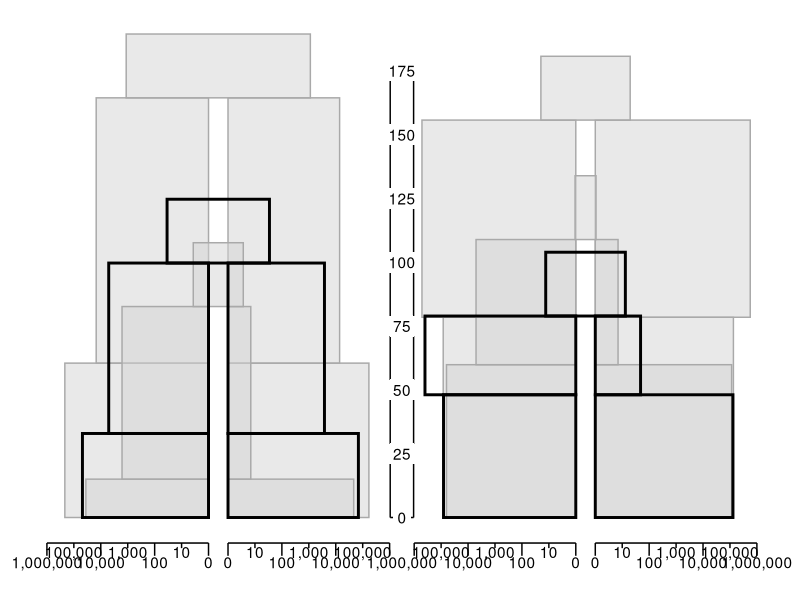
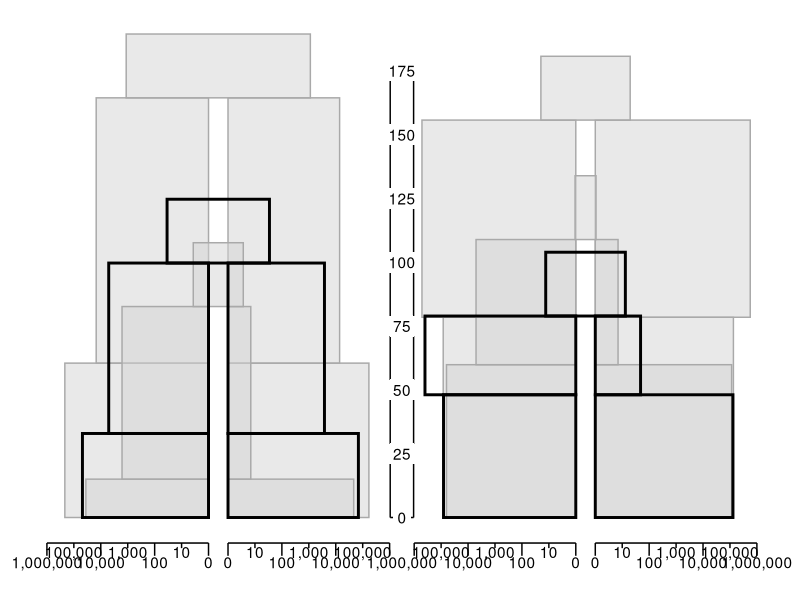

These figures' R source, in order:
# Loading in required libraries
library(tidyverse)

# Setting up matrix for data and reading in table1
data <- matrix(ncol=6,nrow=11)

# Skipping first header row
temp <- readLines("bats_rats_table1.txt")[-1]

# Parsing data out into columns
for (i in 1:11) {
  data[i,c(2,5)] <- gsub(",","",unlist(str_split(temp[(i*2-1)],pattern="\t")))
  data[i,c(1,3,4,6)] <- gsub("\\(|\\)|,","",unlist(str_split(temp[(i*2)],pattern="\t| to ")))  
}

data <- as_tibble(data)
data <- data %>% mutate_all(funs(as.numeric))
data
## A tibble: 11 x 6
#V1       V2         V3        V4        V5        V6
#<dbl>    <dbl>      <dbl>     <dbl>     <dbl>     <dbl>
#  1 35779    47963     216001     63152     81382     83653   
#2 46334    69310     170231    115376    128884    134370   
#3  1627     5071      14816      5052    397530    514415   
#4     7     3809      13906         7        48    566207   
#5    72     6332    6881311         6       905      2066   
#6 15027    32921      60483     59866     48085     78452   
#7 82648    99690     164414    108893     78933    155696   
#8     0.11     0.05       0.6       1.63      2.2       2.36
#9     0.09     0.03       0.76      0.92      1.39      1.5 
#310     0        0.2        0.02      0         0         0.07
#11     0        0.14       0.04      0         0         0.16


# Rows in 'data', from top to bottom
#1 N_North
#2 N_South
#3 N_Ancestral_North
#4 N_Ancestral_South
#5 N_Ancestral_Total
#6 Time_to_change_in_migration_rate_and_pop_size (years)
#7 Time_to_North_South_split (years)
#8 Nm from North to South
#9 Nm from South to North
#10 Nm from Ancestral North to Ancestral South
#11 Nm from Ancestral South to Ancestral North

# Columns in 'data', from left to right
# min_rat, rat, max_rat, min_bat, bat, max_bat

# Getting overall coordinates of plot
max_rat_width <- log(max(data[c(1,3),c(1:3)])) + log(max(data[c(2,4),c(1:3)]))
max_bat_width <- log(max(data[c(1,3),c(4:6)])) + log(max(data[c(2,4),c(4:6)]))
max_species <- max(max_bat_width,max_rat_width)
# Adding in some spacing on the plot for axes/migration arrows etc
additional_plot_space <- min(data[1:5,1:6])-1
# Getting total plot width and midpoint for each species
total_plot_width <- max_species + additional_plot_space
rat_plot_center <- 0-total_plot_width/2
bat_plot_center <- 0+total_plot_width/2

# Creacting the rectangle objects to plot
# xmin xmax ymin ymax for maximum boot
rat_contemp_north_max <- unlist(c((rat_plot_center-additional_plot_space/6-log(data[1,3])),(rat_plot_center-additional_plot_space/6),0,data[6,3]))
bat_contemp_north_max <- unlist(c((bat_plot_center-additional_plot_space/6-log(data[1,6])),(bat_plot_center-additional_plot_space/6),0,data[6,6]))

rat_contemp_south_max <- unlist(c((rat_plot_center+additional_plot_space/6),(log(data[2,3])+rat_plot_center+additional_plot_space/6),0,data[6,3]))
bat_contemp_south_max <- unlist(c((bat_plot_center+additional_plot_space/6),(log(data[2,6])+bat_plot_center+additional_plot_space/6),0,data[6,6]))

rat_anc_north_max <- unlist(c((rat_plot_center-additional_plot_space/6-log(data[3,3])),(rat_plot_center-additional_plot_space/6),data[6,3],data[7,3]))
bat_anc_north_max <- unlist(c((bat_plot_center-additional_plot_space/6-log(data[3,6])),(bat_plot_center-additional_plot_space/6),data[6,6],data[7,6]))

rat_anc_south_max <- unlist(c((rat_plot_center+additional_plot_space/6),(log(data[4,3])+rat_plot_center+additional_plot_space/6),data[6,3],data[7,3]))
bat_anc_south_max <- unlist(c((bat_plot_center+additional_plot_space/6),(log(data[4,6])+bat_plot_center+additional_plot_space/6),data[6,6],data[7,6]))

rat_anc_total_max <- unlist(c((rat_plot_center-(log(data[5,3])/2)),(rat_plot_center+(log(data[5,3])/2)),data[7,3],(data[7,3]+25000)))
bat_anc_total_max <- unlist(c((bat_plot_center-(log(data[5,6])/2)),(bat_plot_center+(log(data[5,6])/2)),data[7,6],(data[7,6]+25000)))

# xmin xmin ymin ymin for minimum boot
rat_contemp_north_min <- unlist(c((rat_plot_center-additional_plot_space/6-log(data[1,1])),(rat_plot_center-additional_plot_space/6),0,data[6,1]))
bat_contemp_north_min <- unlist(c((bat_plot_center-additional_plot_space/6-log(data[1,4])),(bat_plot_center-additional_plot_space/6),0,data[6,4]))

rat_contemp_south_min <- unlist(c((rat_plot_center+additional_plot_space/6),(log(data[2,1])+rat_plot_center+additional_plot_space/6),0,data[6,1]))
bat_contemp_south_min <- unlist(c((bat_plot_center+additional_plot_space/6),(log(data[2,4])+bat_plot_center+additional_plot_space/6),0,data[6,4]))

rat_anc_north_min <- unlist(c((rat_plot_center-additional_plot_space/6-log(data[3,1])),(rat_plot_center-additional_plot_space/6),data[6,1],data[7,1]))
bat_anc_north_min <- unlist(c((bat_plot_center-additional_plot_space/6-log(data[3,4])),(bat_plot_center-additional_plot_space/6),data[6,4],data[7,4]))

rat_anc_south_min <- unlist(c((rat_plot_center+additional_plot_space/6),(log(data[4,1])+rat_plot_center+additional_plot_space/6),data[6,1],data[7,1]))
bat_anc_south_min <- unlist(c((bat_plot_center+additional_plot_space/6),(log(data[4,4])+bat_plot_center+additional_plot_space/6),data[6,4],data[7,4]))

rat_anc_total_min <- unlist(c((rat_plot_center-(log(data[5,1])/2)),(rat_plot_center+(log(data[5,1])/2)),data[7,1],(data[7,1]+25000)))
bat_anc_total_min <- unlist(c((bat_plot_center-(log(data[5,4])/2)),(bat_plot_center+(log(data[5,4])/2)),data[7,4],(data[7,4]+25000)))

# xmin xmin ymin ymin for observed
rat_contemp_north_obs <- unlist(c((rat_plot_center-additional_plot_space/6-log(data[1,2])),(rat_plot_center-additional_plot_space/6),0,data[6,2]))
bat_contemp_north_obs <- unlist(c((bat_plot_center-additional_plot_space/6-log(data[1,5])),(bat_plot_center-additional_plot_space/6),0,data[6,5]))

rat_contemp_south_obs <- unlist(c((rat_plot_center+additional_plot_space/6),(log(data[2,2])+rat_plot_center+additional_plot_space/6),0,data[6,2]))
bat_contemp_south_obs <- unlist(c((bat_plot_center+additional_plot_space/6),(log(data[2,5])+bat_plot_center+additional_plot_space/6),0,data[6,5]))

rat_anc_north_obs <- unlist(c((rat_plot_center-additional_plot_space/6-log(data[3,2])),(rat_plot_center-additional_plot_space/6),data[6,2],data[7,2]))
bat_anc_north_obs <- unlist(c((bat_plot_center-additional_plot_space/6-log(data[3,5])),(bat_plot_center-additional_plot_space/6),data[6,5],data[7,5]))

rat_anc_south_obs <- unlist(c((rat_plot_center+additional_plot_space/6),(log(data[4,2])+rat_plot_center+additional_plot_space/6),data[6,2],data[7,2]))
bat_anc_south_obs <- unlist(c((bat_plot_center+additional_plot_space/6),(log(data[4,5])+bat_plot_center+additional_plot_space/6),data[6,5],data[7,5]))

rat_anc_total_obs <- unlist(c((rat_plot_center-(log(data[5,2])/2)),(rat_plot_center+(log(data[5,2])/2)),data[7,2],(data[7,2]+25000)))
bat_anc_total_obs <- unlist(c((bat_plot_center-(log(data[5,5])/2)),(bat_plot_center+(log(data[5,5])/2)),data[7,5],(data[7,5]+25000)))

# Plotting out the rectangles
maximum_boot <- ggplot() + geom_rect(aes(xmin=rat_contemp_north_max[1],xmax=rat_contemp_north_max[2],ymin=rat_contemp_north_max[3],ymax=rat_contemp_north_max[4]),fill="light grey",colour="dark grey",alpha=0.5) + 
  geom_rect(aes(xmin=bat_contemp_north_max[1],xmax=bat_contemp_north_max[2],ymin=bat_contemp_north_max[3],ymax=bat_contemp_north_max[4]),fill="light grey",colour="dark grey",alpha=0.5) + 
  geom_rect(aes(xmin=rat_contemp_south_max[1],xmax=rat_contemp_south_max[2],ymin=rat_contemp_south_max[3],ymax=rat_contemp_south_max[4]),fill="light grey",colour="dark grey",alpha=0.5) + geom_rect(aes(xmin=bat_contemp_south_max[1],xmax=bat_contemp_south_max[2],ymin=bat_contemp_south_max[3],ymax=bat_contemp_south_max[4]),fill="light grey",colour="dark grey",alpha=0.5) + 
  
  geom_rect(aes(xmin=rat_anc_north_max[1],xmax=rat_anc_north_max[2],ymin=rat_anc_north_max[3],ymax=rat_anc_north_max[4]),fill="light grey",colour="dark grey",alpha=0.5) + 
  geom_rect(aes(xmin=bat_anc_north_max[1],xmax=bat_anc_north_max[2],ymin=bat_anc_north_max[3],ymax=bat_anc_north_max[4]),fill="light grey",colour="dark grey",alpha=0.5) +
  
  geom_rect(aes(xmin=rat_anc_south_max[1],xmax=rat_anc_south_max[2],ymin=rat_anc_south_max[3],ymax=rat_anc_south_max[4]),fill="light grey",colour="dark grey",alpha=0.5) + geom_rect(aes(xmin=bat_anc_south_max[1],xmax=bat_anc_south_max[2],ymin=bat_anc_south_max[3],ymax=bat_anc_south_max[4]),fill="light grey",colour="dark grey",alpha=0.5) +
  
  geom_rect(aes(xmin=rat_anc_total_max[1],xmax=rat_anc_total_max[2],ymin=rat_anc_total_max[3],ymax=rat_anc_total_max[4]),fill="light grey",colour="dark grey",alpha=0.5) + geom_rect(aes(xmin=bat_anc_total_max[1],xmax=bat_anc_total_max[2],ymin=bat_anc_total_max[3],ymax=bat_anc_total_max[4]),fill="light grey",colour="dark grey",alpha=0.5) 
min_max_boot <- maximum_boot + geom_rect(aes(xmin=rat_contemp_north_min[1],xmax=rat_contemp_north_min[2],ymin=rat_contemp_north_min[3],ymax=rat_contemp_north_min[4]),fill="light grey",colour="dark grey",alpha=0.5) + 
  geom_rect(aes(xmin=bat_contemp_north_min[1],xmax=bat_contemp_north_min[2],ymin=bat_contemp_north_min[3],ymax=bat_contemp_north_min[4]),fill="light grey",colour="dark grey",alpha=0.5) + 
  geom_rect(aes(xmin=rat_contemp_south_min[1],xmax=rat_contemp_south_min[2],ymin=rat_contemp_south_min[3],ymax=rat_contemp_south_min[4]),fill="light grey",colour="dark grey",alpha=0.5) + geom_rect(aes(xmin=bat_contemp_south_min[1],xmax=bat_contemp_south_min[2],ymin=bat_contemp_south_min[3],ymax=bat_contemp_south_min[4]),fill="light grey",colour="dark grey",alpha=0.5) + 
  
  geom_rect(aes(xmin=rat_anc_north_min[1],xmax=rat_anc_north_min[2],ymin=rat_anc_north_min[3],ymax=rat_anc_north_min[4]),fill="light grey",colour="dark grey",alpha=0.5) + 
  geom_rect(aes(xmin=bat_anc_north_min[1],xmax=bat_anc_north_min[2],ymin=bat_anc_north_min[3],ymax=bat_anc_north_min[4]),fill="light grey",colour="dark grey",alpha=0.5) +
  
  geom_rect(aes(xmin=rat_anc_south_min[1],xmax=rat_anc_south_min[2],ymin=rat_anc_south_min[3],ymax=rat_anc_south_min[4]),fill="light grey",colour="dark grey",alpha=0.5) + geom_rect(aes(xmin=bat_anc_south_min[1],xmax=bat_anc_south_min[2],ymin=bat_anc_south_min[3],ymax=bat_anc_south_min[4]),fill="light grey",colour="dark grey",alpha=0.5) +
  
  geom_rect(aes(xmin=rat_anc_total_min[1],xmax=rat_anc_total_min[2],ymin=rat_anc_total_min[3],ymax=rat_anc_total_min[4]),fill="light grey",colour="dark grey",alpha=0.5) + geom_rect(aes(xmin=bat_anc_total_min[1],xmax=bat_anc_total_min[2],ymin=bat_anc_total_min[3],ymax=bat_anc_total_min[4]),fill="light grey",colour="dark grey",alpha=0.5)

total_data <-  min_max_boot + geom_rect(aes(xmin=rat_contemp_north_obs[1],xmax=rat_contemp_north_obs[2],ymin=rat_contemp_north_obs[3],ymax=rat_contemp_north_obs[4]),colour="black",fill=NA,size=1) + 
  geom_rect(aes(xmin=bat_contemp_north_obs[1],xmax=bat_contemp_north_obs[2],ymin=bat_contemp_north_obs[3],ymax=bat_contemp_north_obs[4]),colour="black",fill=NA,size=1) + 
  geom_rect(aes(xmin=rat_contemp_south_obs[1],xmax=rat_contemp_south_obs[2],ymin=rat_contemp_south_obs[3],ymax=rat_contemp_south_obs[4]),colour="black",fill=NA,size=1) + geom_rect(aes(xmin=bat_contemp_south_obs[1],xmax=bat_contemp_south_obs[2],ymin=bat_contemp_south_obs[3],ymax=bat_contemp_south_obs[4]),colour="black",fill=NA,size=1) + 
  
  geom_rect(aes(xmin=rat_anc_north_obs[1],xmax=rat_anc_north_obs[2],ymin=rat_anc_north_obs[3],ymax=rat_anc_north_obs[4]),colour="black",fill=NA,size=1) + 
  geom_rect(aes(xmin=bat_anc_north_obs[1],xmax=bat_anc_north_obs[2],ymin=bat_anc_north_obs[3],ymax=bat_anc_north_obs[4]),colour="black",fill=NA,size=1) +
  
  geom_rect(aes(xmin=rat_anc_south_obs[1],xmax=rat_anc_south_obs[2],ymin=rat_anc_south_obs[3],ymax=rat_anc_south_obs[4]),colour="black",fill=NA,size=1) + geom_rect(aes(xmin=bat_anc_south_obs[1],xmax=bat_anc_south_obs[2],ymin=bat_anc_south_obs[3],ymax=bat_anc_south_obs[4]),colour="black",fill=NA,size=1) +
  
  geom_rect(aes(xmin=rat_anc_total_obs[1],xmax=rat_anc_total_obs[2],ymin=rat_anc_total_obs[3],ymax=rat_anc_total_obs[4]),colour="black",fill=NA,size=1) + geom_rect(aes(xmin=bat_anc_total_obs[1],xmax=bat_anc_total_obs[2],ymin=bat_anc_total_obs[3],ymax=bat_anc_total_obs[4]),colour="black",fill=NA,size=1)

# Modifying other aesthetics and adding Ne axis labels
Ne_labels <- total_data +
  theme_bw() + theme(panel.grid.major = element_blank(), panel.grid.minor = element_blank()) + geom_segment(aes(y=-10000,yend=-10000,xend=(rat_plot_center-additional_plot_space/6), x=(rat_plot_center-additional_plot_space/6-6*log(10)))) + geom_segment(aes(y=-10000,yend=-15000,x=(rat_plot_center-additional_plot_space/6), xend=(rat_plot_center-additional_plot_space/6))) + geom_segment(aes(y=-10000,yend=-12000,x=(rat_plot_center-additional_plot_space/6-log(10)), xend=(rat_plot_center-additional_plot_space/6-log(10)))) + geom_segment(aes(y=-10000,yend=-15000,x=(rat_plot_center-additional_plot_space/6-log(100)), xend=(rat_plot_center-additional_plot_space/6-log(100)))) + geom_segment(aes(y=-10000,yend=-12000,x=(rat_plot_center-additional_plot_space/6-log(1000)), xend=(rat_plot_center-additional_plot_space/6-log(1000)))) + geom_segment(aes(y=-10000,yend=-15000,x=(rat_plot_center-additional_plot_space/6-log(10000)), xend=(rat_plot_center-additional_plot_space/6-log(10000)))) + geom_segment(aes(y=-10000,yend=-12000,x=(rat_plot_center-additional_plot_space/6-log(100000)), xend=(rat_plot_center-additional_plot_space/6-log(100000))))+ geom_segment(aes(y=-10000,yend=-15000,x=(rat_plot_center-additional_plot_space/6-log(1000000)), xend=(rat_plot_center-additional_plot_space/6-log(1000000)))) + geom_text(aes(label = 0,x=(rat_plot_center-additional_plot_space/6),y=-17500)) + geom_text(aes(label = 10,x=(rat_plot_center-additional_plot_space/6-log(10)),y=-13500)) + geom_text(aes(label = 100,x=(rat_plot_center-additional_plot_space/6-log(100)),y=-17500)) + geom_text(aes(label = "1,000",x=(rat_plot_center-additional_plot_space/6-log(1000)),y=-13500)) + geom_text(aes(label = "10,000",x=(rat_plot_center-additional_plot_space/6-log(10000)),y=-17500)) + geom_text(aes(label = "100,000",x=(rat_plot_center-additional_plot_space/6-log(100000)),y=-13500)) + geom_text(aes(label = "1,000,000",x=(rat_plot_center-additional_plot_space/6-log(1000000)),y=-17500))  + geom_segment(aes(y=-10000,yend=-10000,xend=(rat_plot_center+additional_plot_space/6), x=(rat_plot_center+additional_plot_space/6+6*log(10)))) + geom_segment(aes(y=-10000,yend=-15000,x=(rat_plot_center+additional_plot_space/6), xend=(rat_plot_center+additional_plot_space/6))) + geom_segment(aes(y=-10000,yend=-12000,x=(rat_plot_center+additional_plot_space/6+log(10)), xend=(rat_plot_center+additional_plot_space/6+log(10)))) + geom_segment(aes(y=-10000,yend=-15000,x=(rat_plot_center+additional_plot_space/6+log(100)), xend=(rat_plot_center+additional_plot_space/6+log(100)))) + geom_segment(aes(y=-10000,yend=-12000,x=(rat_plot_center+additional_plot_space/6+log(1000)), xend=(rat_plot_center+additional_plot_space/6+log(1000)))) + geom_segment(aes(y=-10000,yend=-15000,x=(rat_plot_center+additional_plot_space/6+log(10000)), xend=(rat_plot_center+additional_plot_space/6+log(10000)))) + geom_segment(aes(y=-10000,yend=-12000,x=(rat_plot_center+additional_plot_space/6+log(100000)), xend=(rat_plot_center+additional_plot_space/6+log(100000))))+ geom_segment(aes(y=-10000,yend=-15000,x=(rat_plot_center+additional_plot_space/6+log(1000000)), xend=(rat_plot_center+additional_plot_space/6+log(1000000)))) + geom_text(aes(label = 0,x=(rat_plot_center+additional_plot_space/6),y=-17500)) + geom_text(aes(label = 10,x=(rat_plot_center+additional_plot_space/6+log(10)),y=-13500)) + geom_text(aes(label = 100,x=(rat_plot_center+additional_plot_space/6+log(100)),y=-17500)) + geom_text(aes(label = "1,000",x=(rat_plot_center+additional_plot_space/6+log(1000)),y=-13500)) + geom_text(aes(label = "10,000",x=(rat_plot_center+additional_plot_space/6+log(10000)),y=-17500)) + geom_text(aes(label = "100,000",x=(rat_plot_center+additional_plot_space/6+log(100000)),y=-13500))

Ne_bat_rat_labels <- Ne_labels + geom_segment(aes(y=-10000,yend=-10000,xend=(bat_plot_center-additional_plot_space/6), x=(bat_plot_center-additional_plot_space/6-6*log(10)))) + geom_segment(aes(y=-10000,yend=-15000,x=(bat_plot_center-additional_plot_space/6), xend=(bat_plot_center-additional_plot_space/6))) + geom_segment(aes(y=-10000,yend=-12000,x=(bat_plot_center-additional_plot_space/6-log(10)), xend=(bat_plot_center-additional_plot_space/6-log(10)))) + geom_segment(aes(y=-10000,yend=-15000,x=(bat_plot_center-additional_plot_space/6-log(100)), xend=(bat_plot_center-additional_plot_space/6-log(100)))) + geom_segment(aes(y=-10000,yend=-12000,x=(bat_plot_center-additional_plot_space/6-log(1000)), xend=(bat_plot_center-additional_plot_space/6-log(1000)))) + geom_segment(aes(y=-10000,yend=-15000,x=(bat_plot_center-additional_plot_space/6-log(10000)), xend=(bat_plot_center-additional_plot_space/6-log(10000)))) + geom_segment(aes(y=-10000,yend=-12000,x=(bat_plot_center-additional_plot_space/6-log(100000)), xend=(bat_plot_center-additional_plot_space/6-log(100000))))+ geom_segment(aes(y=-10000,yend=-15000,x=(bat_plot_center-additional_plot_space/6-log(1000000)), xend=(bat_plot_center-additional_plot_space/6-log(1000000)))) + geom_text(aes(label = 0,x=(bat_plot_center-additional_plot_space/6),y=-17500)) + geom_text(aes(label = 10,x=(bat_plot_center-additional_plot_space/6-log(10)),y=-13500)) + geom_text(aes(label = 100,x=(bat_plot_center-additional_plot_space/6-log(100)),y=-17500)) + geom_text(aes(label = "1,000",x=(bat_plot_center-additional_plot_space/6-log(1000)),y=-13500)) + geom_text(aes(label = "10,000",x=(bat_plot_center-additional_plot_space/6-log(10000)),y=-17500)) + geom_text(aes(label = "100,000",x=(bat_plot_center-additional_plot_space/6-log(100000)),y=-13500)) + geom_text(aes(label = "1,000,000",x=0,y=-17500))  + geom_segment(aes(y=-10000,yend=-10000,xend=(bat_plot_center+additional_plot_space/6), x=(bat_plot_center+additional_plot_space/6+6*log(10)))) + geom_segment(aes(y=-10000,yend=-15000,x=(bat_plot_center+additional_plot_space/6), xend=(bat_plot_center+additional_plot_space/6))) + geom_segment(aes(y=-10000,yend=-12000,x=(bat_plot_center+additional_plot_space/6+log(10)), xend=(bat_plot_center+additional_plot_space/6+log(10)))) + geom_segment(aes(y=-10000,yend=-15000,x=(bat_plot_center+additional_plot_space/6+log(100)), xend=(bat_plot_center+additional_plot_space/6+log(100)))) + geom_segment(aes(y=-10000,yend=-12000,x=(bat_plot_center+additional_plot_space/6+log(1000)), xend=(bat_plot_center+additional_plot_space/6+log(1000)))) + geom_segment(aes(y=-10000,yend=-15000,x=(bat_plot_center+additional_plot_space/6+log(10000)), xend=(bat_plot_center+additional_plot_space/6+log(10000)))) + geom_segment(aes(y=-10000,yend=-12000,x=(bat_plot_center+additional_plot_space/6+log(100000)), xend=(bat_plot_center+additional_plot_space/6+log(100000))))+ geom_segment(aes(y=-10000,yend=-15000,x=(bat_plot_center+additional_plot_space/6+log(1000000)), xend=(bat_plot_center+additional_plot_space/6+log(1000000)))) + geom_text(aes(label = 0,x=(bat_plot_center+additional_plot_space/6),y=-17500)) + geom_text(aes(label = 10,x=(bat_plot_center+additional_plot_space/6+log(10)),y=-13500)) + geom_text(aes(label = 100,x=(bat_plot_center+additional_plot_space/6+log(100)),y=-17500)) + geom_text(aes(label = "1,000",x=(bat_plot_center+additional_plot_space/6+log(1000)),y=-13500)) + geom_text(aes(label = "10,000",x=(bat_plot_center+additional_plot_space/6+log(10000)),y=-17500)) + geom_text(aes(label = "100,000",x=(bat_plot_center+additional_plot_space/6+log(100000)),y=-13500)) + geom_text(aes(label = "1,000,000",x=(bat_plot_center+additional_plot_space/6+log(1000000)),y=-17500))

# Adding the time scale labels
Ne_bat_rat_labels + geom_segment(aes(y=0,yend=175000,x=-1,xend=-1)) + 
  geom_segment(aes(y=0,yend=175000,x=1,xend=1)) +
  geom_segment(aes(y=0,yend=0,x=-1,xend=1)) +
  geom_segment(aes(y=25000,yend=25000,x=-1,xend=1)) +
  geom_segment(aes(y=50000,yend=50000,x=-1,xend=1)) +
  geom_segment(aes(y=75000,yend=75000,x=-1,xend=1)) +
  geom_segment(aes(y=100000,yend=100000,x=-1,xend=1)) +
  geom_segment(aes(y=125000,yend=125000,x=-1,xend=1)) +
  geom_segment(aes(y=150000,yend=150000,x=-1,xend=1)) +
  geom_segment(aes(y=175000,yend=175000,x=-1,xend=1)) +
  geom_label(aes(label=c("0","25","50","75","100","125","150","175"),x=0,y=c(0,25000,50000,75000,100000,125000,150000,175000)),fill="white",label.size=0) +
  theme(axis.line=element_blank(),axis.text.x=element_blank(),
          axis.text.y=element_blank(),axis.ticks=element_blank(),
          axis.title.x=element_blank(),
          axis.title.y=element_blank(),legend.position="none",
        panel.border=element_blank())


# Saving plot - migration arrows and names will be added in powerpoint/photoshop
ggsave("Figure_3_redo.pdf",width = 15.77, height = 7.63, units = c("in"))




